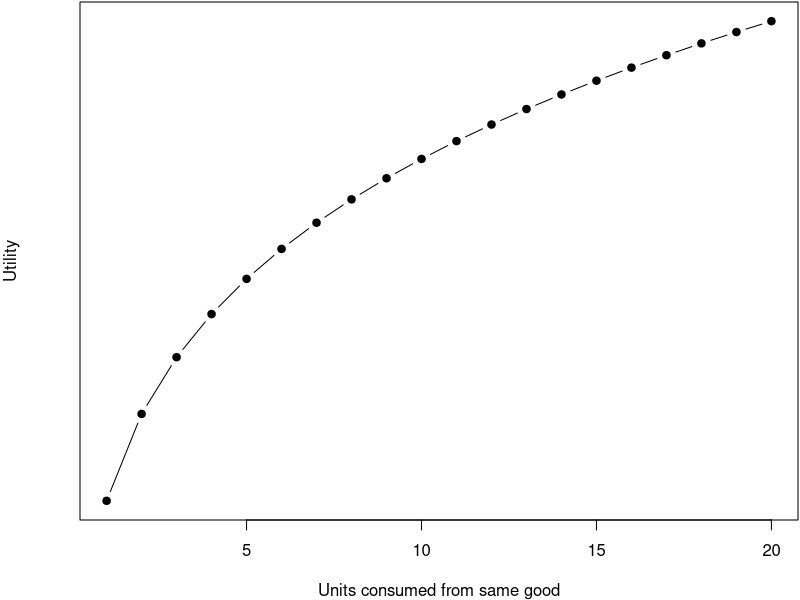

Write the R code that produced this figure. (Note: this script raises an error after producing the figure.)
## ---- chunk 1
par(mar = c(4, 4, 0.1, 0.1))
x <- seq(1, 20, 1)
y <- x^(0.2)
plot(x, y, pch = 19, type = "b", xlab="Units consumed from same good", ylab="Utility", yaxt='n')
## ---- chunk 2
knitr::include_graphics("./figures/popper.jpeg")
## ---- chunk 3
knitr::include_graphics("./figures/version.jpeg")
